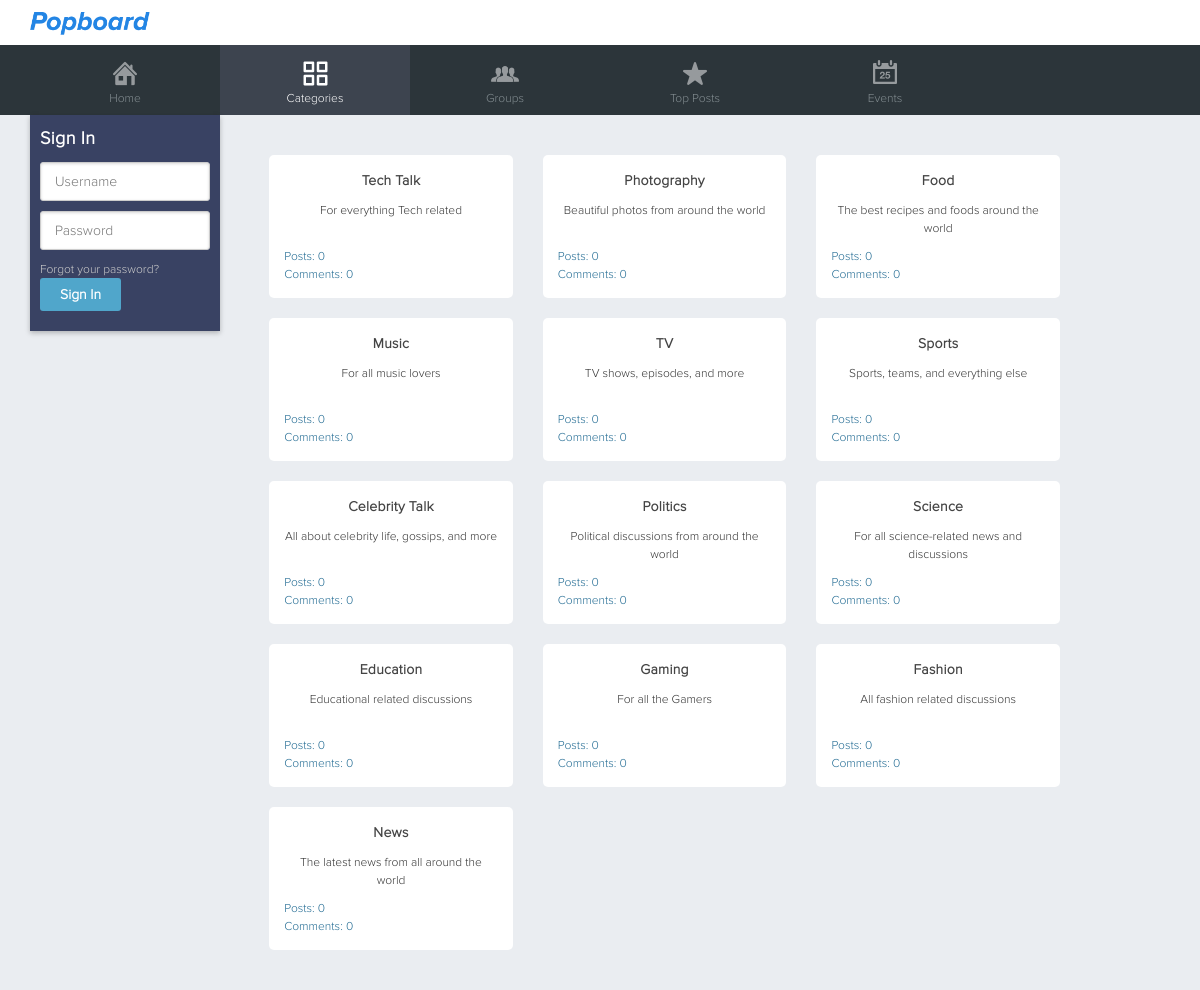
/categories.php, run on the app's committed database.
### tables this page shows
CREATE TABLE `categories` (
  `id` int(11) NOT NULL AUTO_INCREMENT,
  `category` varchar(30) DEFAULT NULL,
  `cat_displayname` varchar(20) DEFAULT NULL,
  `description` varchar(140) DEFAULT NULL,
  `num_posts` int(11) DEFAULT '0',
  `num_comments` int(11) DEFAULT '0',
  `listorder` int(2) DEFAULT NULL,
  PRIMARY KEY (`id`)
);

### config.php (called while the page is built, shortened)
<?php
$stylesheet = 'style1';
$__site = [
	'environment' => 'local',
	'name' => 'Popboard',
	'email' => 'support@popboard.com',
	'url' => 'http://www.popboard.com',
	'keywords' => 'Popboard, social, social network',
	'description' => 'Sign up now to create your own Popboard account and post pictures, videos, share stories, like, create private and public groups, and discuss with others',
	'facebook-url' => 'https://www.facebook.com/popboard',
	'twitter-url' => 'https://www.twiiter.com/popboard',
	'filedate' => '20150709'
];
?>

### categories.php (the view, shortened to what this page needs)
<?
include("config.php");
?>
<!DOCTYPE html>
<html xmlns="http://www.w3.org/1999/xhtml">
<head>
	<link href="/stylesheets/<?= $stylesheet; ?>.css?<?= $__site['filedate']; ?>" rel="stylesheet" type="text/css" />
</head>
<body class="categories">
	<?php include("top.php"); ?>
	<div id="content">
		<?php include("left.php"); ?>
	    <div id="right" class="categoriessection">
			<ul class="category-list">
				<?
					$catQuery = @mysqli_query($dblink, "SELECT * FROM categories ORDER BY listorder ASC");
					$catRows = mysqli_fetch_assoc($catQuery);
					do {
						if($catRows['category'] != 'general'){
				?>
						<li>
							<a href="/posts/<?= $catRows['category']?>">
								<h3><?= $catRows['cat_displayname']; ?></h3>
								<p class="desc"><?= $catRows['description']; ?></p>
								<p>Posts: <?= $catRows['num_posts']; ?></p>
								<p>Comments: <?= $catRows['num_comments']; ?></p>
							</a>
						</li>
				<?
						}
						$catRows = mysqli_fetch_assoc($catQuery);
					} while ($catRows);
				?>
			</ul>
		</div>
	</div>
</body>
</html>

### data on the page
categories: cat_displayname "Tech Talk", description "For everything Tech related", num_posts "0", num_comments "0"
categories: cat_displayname "Photography", description "Beautiful photos from around the world", num_posts "0", num_comments "0"
categories: cat_displayname "Food", description "The best recipes and foods around the world", num_posts "0", num_comments "0"
categories: cat_displayname "Music", description "For all music lovers", num_posts "0", num_comments "0"
categories: cat_displayname "TV", description "TV shows, episodes, and more", num_posts "0", num_comments "0"
categories: cat_displayname "Sports", description "Sports, teams, and everything else", num_posts "0", num_comments "0"
categories: cat_displayname "Celebrity Talk", description "All about celebrity life, gossips, and more", num_posts "0", num_comments "0"
categories: cat_displayname "Politics", description "Political discussions from around the world", num_posts "0", num_comments "0"
categories: cat_displayname "Science", description "For all science-related news and discussions", num_posts "0", num_comments "0"
categories: cat_displayname "Education", description "Educational related discussions", num_posts "0", num_comments "0"
categories: cat_displayname "Gaming", description "For all the Gamers", num_posts "0", num_comments "0"
categories: cat_displayname "Fashion", description "All fashion related discussions", num_posts "0", num_comments "0"
categories: cat_displayname "News", description "The latest news from all around the world", num_posts "0", num_comments "0"
